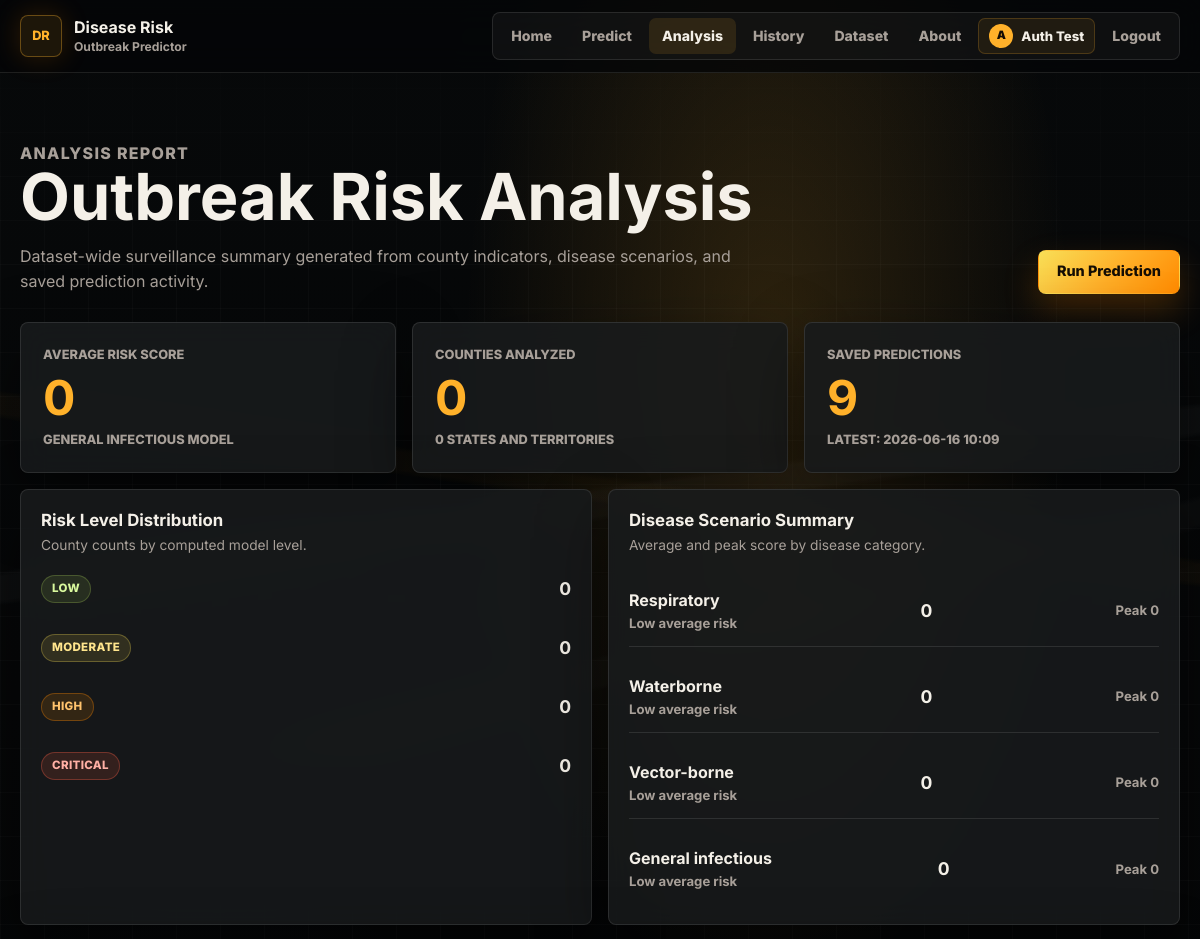
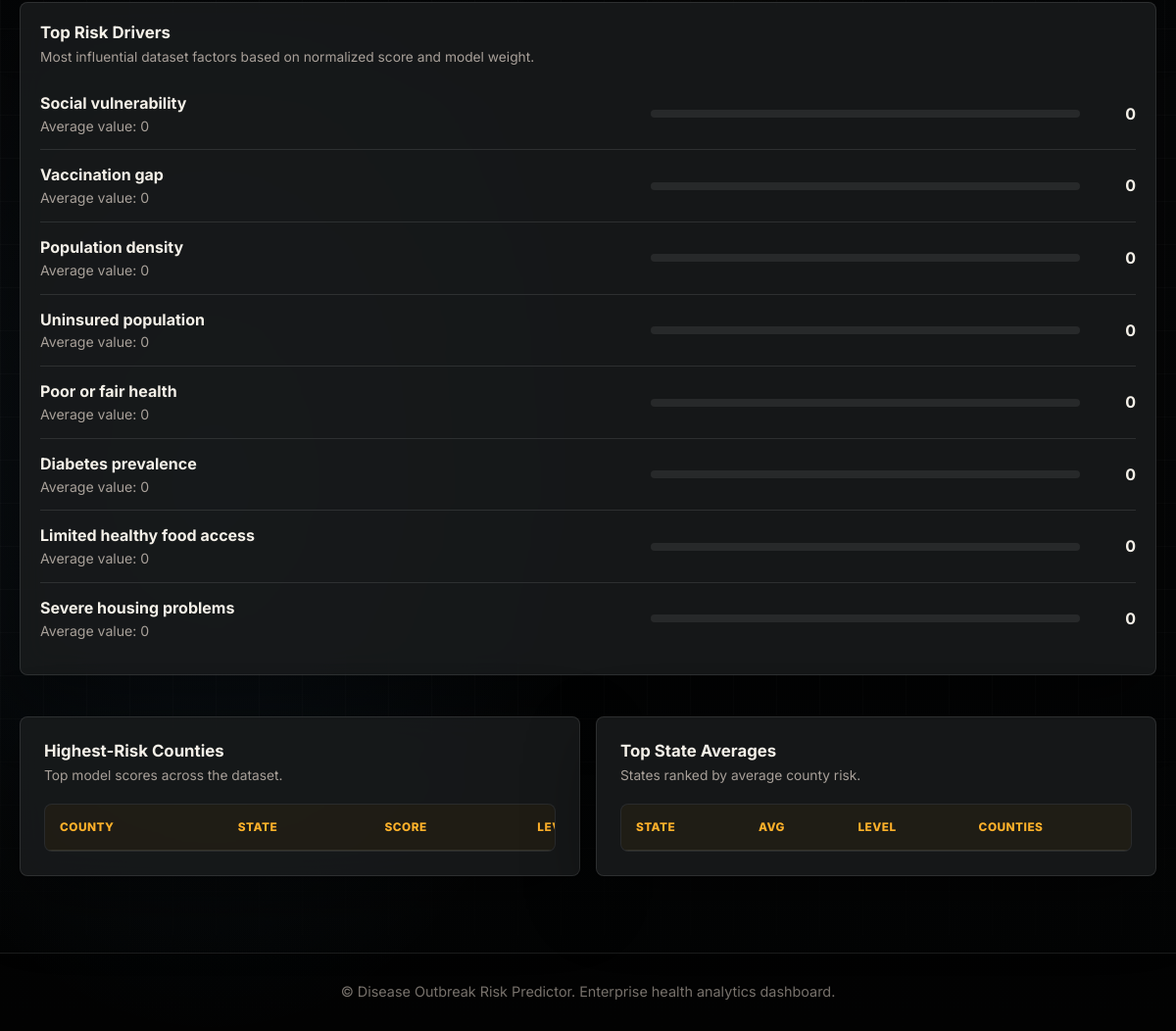
The page /analysis (signed in) on the database its author committed (2 pictures, top to bottom).
### tables this page shows
CREATE TABLE users (
                id INTEGER PRIMARY KEY AUTOINCREMENT,
                name TEXT NOT NULL,
                email TEXT NOT NULL UNIQUE,
                password_hash TEXT NOT NULL,
                created_at TEXT NOT NULL
            , google_id TEXT, avatar_url TEXT, auth_provider TEXT NOT NULL DEFAULT 'password');

CREATE TABLE predictions (
                id INTEGER PRIMARY KEY AUTOINCREMENT,
                fips TEXT NOT NULL,
                state TEXT NOT NULL,
                county TEXT NOT NULL,
                disease_type TEXT NOT NULL,
                risk_score INTEGER NOT NULL,
                risk_level TEXT NOT NULL,
                notes TEXT,
                created_at TEXT NOT NULL
            );

### app.py (the view)
@app.route("/analysis")
@login_required
def analysis():
    return render_template(
        "analysis.html",
        active_page="analysis",
        report=get_analysis_report(),
    )

### app.py (called while the page is built)
def risk_level(score):
    if score >= 75:
        return "Critical"
    if score >= 55:
        return "High"
    if score >= 35:
        return "Moderate"
    return "Low"

def get_states():
    return sorted({row["state"] for row in DATASET if row.get("state")})

def get_history():
    with sqlite3.connect(DB_FILE) as conn:
        conn.row_factory = sqlite3.Row
        return conn.execute(
            "SELECT * FROM predictions ORDER BY id DESC LIMIT 50"
        ).fetchall()

def average(values):
    values = [value for value in values if value is not None]
    return round(sum(values) / len(values), 1) if values else 0

def get_user_by_id(user_id):
    if not user_id:
        return None
    with sqlite3.connect(DB_FILE) as conn:
        conn.row_factory = sqlite3.Row
        return conn.execute("SELECT * FROM users WHERE id = ?", (user_id,)).fetchone()

def google_oauth_configured():
    client_id = get_google_client_id()
    client_secret = get_google_client_secret()
    placeholder_values = {
        "your-google-oauth-client-id.apps.googleusercontent.com",
        "your-google-oauth-client-secret",
    }
    return bool(client_id and client_secret) and client_id not in placeholder_values and client_secret not in placeholder_values

def get_google_client_id():
    return os.environ.get("GOOGLE_CLIENT_ID", "").strip()

def get_google_client_secret():
    return os.environ.get("GOOGLE_CLIENT_SECRET", "").strip()

@app.context_processor
def inject_current_user():
    return {
        "current_user": get_user_by_id(session.get("user_id")),
        "google_oauth_enabled": google_oauth_configured(),
    }

def login_required(view):
    @wraps(view)
    def wrapped_view(*args, **kwargs):
        if not session.get("user_id"):
            return redirect(url_for("signup", next=request.full_path))
        return view(*args, **kwargs)
    return wrapped_view

### Templates/analysis.html (shortened to what this page needs)
{% extends "base.html" %}
{% set title = "Analysis Report" %}
{% block content %}
<main class="page analysis-page">
    <div class="page-title page-title-row">
        <div>
            <p class="eyebrow">Analysis report</p>
            <h1>Outbreak Risk Analysis</h1>
            <p>Dataset-wide surveillance summary generated from county indicators, disease scenarios, and saved prediction activity.</p>
        </div>
        <a class="btn primary" href="{{ url_for('predict') }}">Run Prediction</a>
    </div>
    <section class="report-kpi-grid">
        <article class="report-kpi">
            <span>Average risk score</span>
            <strong>{{ report.average_score }}</strong>
            <small>General infectious model</small>
        </article>
        <article class="report-kpi">
            <span>Counties analyzed</span>
            <strong>{{ report.total_counties }}</strong>
            <small>{{ report.states }} states and territories</small>
        </article>
        <article class="report-kpi">
            <span>Saved predictions</span>
            <strong>{{ report.prediction_count }}</strong>
            <small>{% if report.latest_prediction %}Latest: {{ report.latest_prediction["created_at"] }}{% else %}No saved history yet{% endif %}</small>
        </article>
    </section>
    <section class="analysis-grid">
        <article class="dashboard-panel">
            <div class="panel-header">
                <div>
                    <h2>Risk Level Distribution</h2>
                    <p>County counts by computed model level.</p>
                </div>
            </div>
            <div class="distribution-list">
                {% for level, count in report.level_counts.items() %}
                    <div class="distribution-row">
                        <div>
                            <span class="risk-pill {{ level|lower }}">{{ level }}</span>
                            <b>{{ count }}</b>
                        </div>
                    </div>
                {% endfor %}
            </div>
        </article>
        <article class="dashboard-panel">
            <div class="panel-header">
                <div>
                    <h2>Disease Scenario Summary</h2>
                    <p>Average and peak score by disease category.</p>
                </div>
            </div>
            <div class="scenario-list">
                {% for item in report.disease_summary %}
                    <div class="scenario-row">
                        <div>
                            <strong>{{ item.name }}</strong>
                            <span>{{ item.level }} average risk</span>
                        </div>
                        <b>{{ item.average }}</b>
                        <small>Peak {{ item.peak }}</small>
                    </div>
                {% endfor %}
            </div>
        </article>
        <article class="dashboard-panel wide-panel">
            <div class="panel-header">
                <div>
                    <h2>Top Risk Drivers</h2>
                    <p>Most influential dataset factors based on normalized score and model weight.</p>
                </div>
            </div>
            <div class="factor-list report-factor-list">
                {% for factor in report.factor_rows %}
                    <div class="factor-row">
                        <div>
                            <strong>{{ factor.label }}</strong>
                            <span>Average value: {{ factor.average_value }}</span>
                        </div>
                        <div class="meter" aria-label="{{ factor.label }} average score">
                        </div>
                        <b>{{ factor.average_score }}</b>
                    </div>
                {% endfor %}
            </div>
        </article>
    </section>
    <section class="analysis-grid table-analysis-grid">
        <article class="table-card">
            <div class="table-header">
                <div>
                    <h2>Highest-Risk Counties</h2>
                    <p>Top model scores across the dataset.</p>
                </div>
            </div>
            <div class="table-wrap">
                <table>
                    <thead>
                        <tr>
                            <th>County</th>
                            <th>State</th>
                            <th>Score</th>
                            <th>Level</th>
                        </tr>
                    </thead>
                </table>
            </div>
        </article>
        <article class="table-card">
            <div class="table-header">
                <div>
                    <h2>Top State Averages</h2>
                    <p>States ranked by average county risk.</p>
                </div>
            </div>
            <div class="table-wrap compact-table">
                <table>
                    <thead>
                        <tr>
                            <th>State</th>
                            <th>Avg</th>
                            <th>Level</th>
                            <th>Counties</th>
                        </tr>
                    </thead>
                </table>
            </div>
        </article>
    </section>
</main>
{% endblock %}

### Templates/base.html (shortened to what this page needs)
<!DOCTYPE html>
<html lang="en">
<head>
    <link rel="stylesheet" href="{{ url_for('static', filename='css/style.css') }}" />
</head>
<body>
    <header class="site-header">
        <nav class="navbar" aria-label="Main navigation">
            <a class="brand" href="{{ url_for('home') }}">
                <div class="brand-mark">DR</div>
                <div>
                    <strong>Disease Risk</strong>
                    <small>Outbreak Predictor</small>
                </div>
            </a>
            <div class="nav-links">
                {% if current_user %}
                    <a href="{{ url_for('home') }}" class="{{ 'active' if active_page == 'home' else '' }}"><span>Home</span></a>
                    <a href="{{ url_for('predict') }}" class="{{ 'active' if active_page == 'predict' else '' }}"><span>Predict</span></a>
                    <a href="{{ url_for('analysis') }}" class="{{ 'active' if active_page == 'analysis' else '' }}"><span>Analysis</span></a>
                    <a href="{{ url_for('history') }}" class="{{ 'active' if active_page == 'history' else '' }}"><span>History</span></a>
                    <a href="{{ url_for('dataset') }}" class="{{ 'active' if active_page == 'dataset' else '' }}"><span>Dataset</span></a>
                    <a href="{{ url_for('about') }}" class="{{ 'active' if active_page == 'about' else '' }}"><span>About</span></a>
                    <span class="account-chip" title="{{ current_user.email }}">
                        {% if current_user.avatar_url %}
                            <img src="{{ current_user.avatar_url }}" alt="" />
                        {% else %}
                            <span class="account-initial">{{ current_user.name[:1]|upper }}</span>
                        {% endif %}
                        <span>{{ current_user.name }}</span>
                    </span>
                    <a href="{{ url_for('logout') }}"><span>Logout</span></a>
                {% else %}
                    <a href="{{ url_for('signin') }}" class="{{ 'active' if active_page == 'signin' else '' }}"><span>Sign In</span></a>
                    <a href="{{ url_for('signup') }}" class="{{ 'active' if active_page == 'signup' else '' }}"><span>Sign Up</span></a>
                {% endif %}
            </div>
        </nav>
    </header>
    <div class="app-shell">
        {% block content %}{% endblock %}
    </div>
    <footer class="footer">
        <p>&copy; Disease Outbreak Risk Predictor. Enterprise health analytics dashboard.</p>
    </footer>
</body>
</html>

### rows shown on the page
users: name "A", name "Auth Test"
predictions: latest_prediction.created_at "2026-06-16 10:09"
predictions: name "Respiratory", level "Low", average "0", peak "0"
predictions: name "Vector-borne", level "Low", average "0", peak "0"

### other values the page prints
{{ report.average_score }} "0"
{{ report.total_counties }} "0"
{{ report.states }} "0"
{{ report.prediction_count }} "9"
{{ level }} "LOW" "MODERATE" "HIGH" "CRITICAL"
{{ count }} "0" "0" "0" "0"
{{ item.name }} "Waterborne" "General infectious"
{{ item.level }} "Low" "Low"
{{ item.average }} "0" "0"
{{ item.peak }} "0" "0"
{{ factor.label }} "Social vulnerability" "Vaccination gap" "Population density" "Uninsured population" "Poor or fair health" "Diabetes prevalence" "Limited healthy food access" "Severe housing problems"
{{ factor.average_value }} "0" "0" "0" "0" "0" "0" "0" "0"
{{ factor.average_score }} "0" "0" "0" "0" "0" "0" "0" "0"
